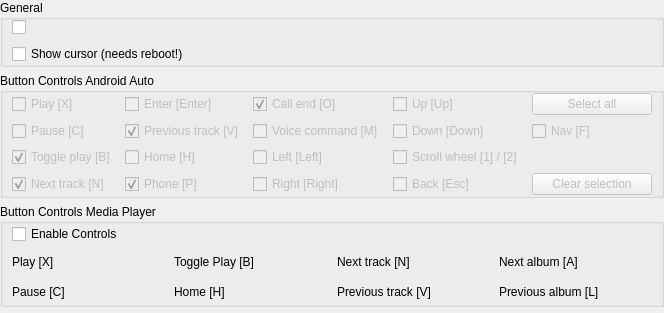
    <widget class="QWidget" name="tab4" native="true">
     <property name="sizePolicy">
      <sizepolicy hsizetype="Expanding" vsizetype="Expanding">
       <horstretch>0</horstretch>
       <verstretch>0</verstretch>
      </sizepolicy>
     </property>
     <layout class="QVBoxLayout" name="verticalLayout_32">
      <property name="leftMargin">
       <number>0</number>
      </property>
      <property name="topMargin">
       <number>0</number>
      </property>
      <property name="rightMargin">
       <number>0</number>
      </property>
      <property name="bottomMargin">
       <number>2</number>
      </property>
      <item>
       <widget class="QGroupBox" name="general">
        <property name="title">
         <string>General</string>
        </property>
        <layout class="QVBoxLayout" name="inputs">
         <property name="spacing">
          <number>9</number>
         </property>
         <property name="leftMargin">
          <number>9</number>
         </property>
         <property name="topMargin">
          <number>0</number>
         </property>
         <property name="rightMargin">
          <number>9</number>
         </property>
         <property name="bottomMargin">
          <number>0</number>
         </property>
         <item>
          <widget class="QCheckBox" name="checkBoxEnableTouchscreen">
          </widget>
         </item>
         <item>
          <widget class="QCheckBox" name="checkBoxShowCursor">
           <property name="text">
            <string>Show cursor (needs reboot!)</string>
           </property>
          </widget>
         </item>
        </layout>
       </widget>
      </item>
      <item>
       <widget class="QGroupBox" name="buttons">
        <property name="title">
         <string>Button Controls Android Auto</string>
        </property>
        <layout class="QGridLayout" name="gridLayout_6">
         <property name="topMargin">
          <number>0</number>
         </property>
         <property name="bottomMargin">
          <number>0</number>
         </property>
         <property name="horizontalSpacing">
          <number>9</number>
         </property>
         <item row="0" column="3">
          <widget class="QCheckBox" name="checkBoxUpButton">
           <property name="text">
            <string>Up [Up]</string>
           </property>
           <property name="enabled">
            <bool>false</bool>
           </property>
           <property name="checked">
            <bool>false</bool>
           </property> 
          </widget>
         </item>
         <item row="2" column="2">
          <widget class="QCheckBox" name="checkBoxLeftButton">
           <property name="text">
            <string>Left [Left]</string>
           </property>
           <property name="enabled">
            <bool>false</bool>
           </property>
           <property name="checked">
            <bool>false</bool>
           </property> 
          </widget>
         </item>
         <item row="1" column="1">
          <widget class="QCheckBox" name="checkBoxPreviousTrackButton">
           <property name="text">
            <string>Previous track [V]</string>
           </property>
           <property name="enabled">
            <bool>false</bool>
           </property>
           <property name="checked">
            <bool>true</bool>
           </property> 
          </widget>
         </item>
         <item row="0" column="0">
          <widget class="QCheckBox" name="checkBoxPlayButton">
           <property name="text">
            <string>Play [X]</string>
           </property>
           <property name="enabled">
            <bool>false</bool>
           </property>
           <property name="checked">
            <bool>false</bool>
           </property> 
          </widget>
         </item>
         <item row="0" column="2">
          <widget class="QCheckBox" name="checkBoxCallEndButton">
           <property name="text">
            <string>Call end [O]</string>
           </property>
           <property name="enabled">
            <bool>false</bool>
           </property>
           <property name="checked">
            <bool>true</bool>
           </property> 
          </widget>
         </item>
         <item row="2" column="0">
          <widget class="QCheckBox" name="checkBoxTogglePlayButton">
           <property name="text">
            <string>Toggle play [B]</string>
           </property>
           <property name="enabled">
            <bool>false</bool>
           </property>
           <property name="checked">
            <bool>true</bool>
           </property> 
          </widget>
         </item>
         <item row="1" column="2">
          <widget class="QCheckBox" name="checkBoxVoiceCommandButton">
           <property name="text">
            <string>Voice command [M]</string>
           </property>
           <property name="enabled">
            <bool>false</bool>
           </property>
           <property name="checked">
            <bool>false</bool>
           </property> 
          </widget>
         </item>
         <item row="3" column="3">
          <widget class="QCheckBox" name="checkBoxBackButton">
           <property name="text">
            <string>Back [Esc]</string>
           </property>
           <property name="enabled">
            <bool>false</bool>
           </property>
           <property name="checked">
            <bool>false</bool>
           </property> 
          </widget>
         </item>
         <item row="1" column="0">
          <widget class="QCheckBox" name="checkBoxPauseButton">
           <property name="text">
            <string>Pause [C]</string>
           </property>
           <property name="enabled">
            <bool>false</bool>
           </property>
           <property name="checked">
            <bool>false</bool>
           </property> 
          </widget>
         </item>
         <item row="2" column="1">
          <widget class="QCheckBox" name="checkBoxHomeButton">
           <property name="text">
            <string>Home [H]</string>
           </property>
           <property name="enabled">
            <bool>false</bool>
           </property>
           <property name="checked">
            <bool>false</bool>
           </property> 
          </widget>
         </item>
         <item row="0" column="1">
          <widget class="QCheckBox" name="checkBoxEnterButton">
           <property name="text">
            <string>Enter [Enter]</string>
           </property>
           <property name="enabled">
            <bool>false</bool>
           </property>
           <property name="checked">
            <bool>false</bool>
           </property> 
          </widget>
         </item>
         <item row="1" column="3">
          <widget class="QCheckBox" name="checkBoxDownButton">
           <property name="text">
            <string>Down [Down]</string>
           </property>
           <property name="enabled">
            <bool>false</bool>
           </property>
           <property name="checked">
            <bool>false</bool>
           </property> 
          </widget>
         </item>
         <item row="1" column="4">
          <widget class="QCheckBox" name="checkBoxNavButton">
           <property name="text">
            <string>Nav [F]</string>
           </property>
           <property name="enabled">
            <bool>false</bool>
           </property>
           <property name="checked">
            <bool>false</bool>
           </property> 
          </widget>
         </item>
         <item row="2" column="3">
          <widget class="QCheckBox" name="checkBoxScrollWheelButton">
           <property name="text">
            <string>Scroll wheel [1] / [2]</string>
           </property>
           <property name="enabled">
            <bool>false</bool>
           </property>
           <property name="checked">
            <bool>false</bool>
           </property> 
          </widget>
         </item>
         <item row="0" column="4">
          <widget class="QPushButton" name="pushButtonSelectAll">
           <property name="sizePolicy">
            <sizepolicy hsizetype="Fixed" vsizetype="Fixed">
             <horstretch>0</horstretch>
             <verstretch>0</verstretch>
            </sizepolicy>
           </property>
           <property name="minimumSize">
            <size>
             <width>120</width>
             <height>20</height>
            </size>
           </property>
           <property name="text">
            <string>Select all</string>
           </property>
           <property name="enabled">
            <bool>false</bool>
           </property>
           <property name="checked">
            <bool>false</bool>
           </property> 
          </widget>
         </item>
         <item row="3" column="2">
          <widget class="QCheckBox" name="checkBoxRightButton">
           <property name="text">
            <string>Right [Right]</string>
           </property>
           <property name="enabled">
            <bool>false</bool>
           </property>
           <property name="checked">
            <bool>false</bool>
           </property> 
          </widget>
         </item>
         <item row="3" column="1">
          <widget class="QCheckBox" name="checkBoxPhoneButton">
           <property name="text">
            <string>Phone [P]</string>
           </property>
           <property name="enabled">
            <bool>false</bool>
           </property>
           <property name="checked">
            <bool>true</bool>
           </property> 
          </widget>
         </item>
         <item row="3" column="0">
          <widget class="QCheckBox" name="checkBoxNextTrackButton">
           <property name="text">
            <string>Next track [N]</string>
           </property>
           <property name="enabled">
            <bool>false</bool>
           </property>
           <property name="checked">
            <bool>true</bool>
           </property> 
          </widget>
         </item>
         <item row="3" column="4">
          <widget class="QPushButton" name="pushButtonClearSelection">
           <property name="sizePolicy">
            <sizepolicy hsizetype="Fixed" vsizetype="Fixed">
             <horstretch>0</horstretch>
             <verstretch>0</verstretch>
            </sizepolicy>
           </property>
           <property name="minimumSize">
            <size>
             <width>120</width>
             <height>20</height>
            </size>
           </property>
           <property name="text">
            <string>Clear selection</string>
           </property>
           <property name="enabled">
            <bool>false</bool>
           </property>
           <property name="checked">
            <bool>false</bool>
           </property> 
          </widget>
         </item>
        </layout>
       </widget>
      </item>
      <item>
       <widget class="QGroupBox" name="groupBox_2">
        <property name="title">
         <string>Button Controls Media Player</string>
        </property>
        <layout class="QGridLayout" name="gridLayout_2">
         <property name="topMargin">
          <number>0</number>
         </property>
         <property name="bottomMargin">
          <number>0</number>
         </property>
         <property name="horizontalSpacing">
          <number>9</number>
         </property>
         <item row="1" column="1">
          <widget class="QLabel" name="label_24">
           <property name="sizePolicy">
            <sizepolicy hsizetype="Preferred" vsizetype="Minimum">
             <horstretch>0</horstretch>
             <verstretch>0</verstretch>
            </sizepolicy>
           </property>
           <property name="minimumSize">
            <size>
             <width>0</width>
             <height>24</height>
            </size>
           </property>
           <property name="text">
            <string>Toggle Play [B]</string>
           </property>
          </widget>
         </item>
         <item row="1" column="2">
          <widget class="QLabel" name="label_25">
           <property name="sizePolicy">
            <sizepolicy hsizetype="Preferred" vsizetype="Minimum">
             <horstretch>0</horstretch>
             <verstretch>0</verstretch>
            </sizepolicy>
           </property>
           <property name="minimumSize">
            <size>
             <width>0</width>
             <height>24</height>
            </size>
           </property>
           <property name="text">
            <string>Next track [N]</string>
           </property>
          </widget>
         </item>
         <item row="1" column="0">
          <widget class="QLabel" name="label_23">
           <property name="sizePolicy">
            <sizepolicy hsizetype="Preferred" vsizetype="Minimum">
             <horstretch>0</horstretch>
             <verstretch>0</verstretch>
            </sizepolicy>
           </property>
           <property name="minimumSize">
            <size>
             <width>0</width>
             <height>24</height>
            </size>
           </property>
           <property name="text">
            <string>Play [X]</string>
           </property>
          </widget>
         </item>
         <item row="0" column="0">
          <widget class="QCheckBox" name="checkBoxPlayerControl">
           <property name="text">
            <string>Enable Controls</string>
           </property>
          </widget>
         </item>
         <item row="1" column="3">
          <widget class="QLabel" name="label_26">
           <property name="sizePolicy">
            <sizepolicy hsizetype="Preferred" vsizetype="Minimum">
             <horstretch>0</horstretch>
             <verstretch>0</verstretch>
            </sizepolicy>
           </property>
           <property name="minimumSize">
            <size>
             <width>0</width>
             <height>24</height>
            </size>
           </property>
           <property name="text">
            <string>Next album [A]</string>
           </property>
          </widget>
         </item>
         <item row="2" column="0">
          <widget class="QLabel" name="label_22">
           <property name="sizePolicy">
            <sizepolicy hsizetype="Minimum" vsizetype="Preferred">
             <horstretch>0</horstretch>
             <verstretch>0</verstretch>
            </sizepolicy>
           </property>
           <property name="minimumSize">
            <size>
             <width>0</width>
             <height>24</height>
            </size>
           </property>
           <property name="text">
            <string>Pause [C]</string>
           </property>
          </widget>
         </item>
         <item row="2" column="1">
          <widget class="QLabel" name="label_27">
           <property name="sizePolicy">
            <sizepolicy hsizetype="Preferred" vsizetype="Minimum">
             <horstretch>0</horstretch>
             <verstretch>0</verstretch>
            </sizepolicy>
           </property>
           <property name="minimumSize">
            <size>
             <width>0</width>
             <height>24</height>
            </size>
           </property>
           <property name="text">
            <string>Home [H]</string>
           </property>
          </widget>
         </item>
         <item row="2" column="2">
          <widget class="QLabel" name="label_28">
           <property name="sizePolicy">
            <sizepolicy hsizetype="Preferred" vsizetype="Minimum">
             <horstretch>0</horstretch>
             <verstretch>0</verstretch>
            </sizepolicy>
           </property>
           <property name="minimumSize">
            <size>
             <width>0</width>
             <height>24</height>
            </size>
           </property>
           <property name="text">
            <string>Previous track [V]</string>
           </property>
          </widget>
         </item>
         <item row="2" column="3">
          <widget class="QLabel" name="label_29">
           <property name="sizePolicy">
            <sizepolicy hsizetype="Preferred" vsizetype="Minimum">
             <horstretch>0</horstretch>
             <verstretch>0</verstretch>
            </sizepolicy>
           </property>
           <property name="minimumSize">
            <size>
             <width>0</width>
             <height>24</height>
            </size>
           </property>
           <property name="text">
            <string>Previous album [L]</string>
           </property>
          </widget>
         </item>
        </layout>
       </widget>
      </item>
      <item>
       <spacer name="verticalSpacer_7">
        <property name="orientation">
         <enum>Qt::Vertical</enum>
        </property>
        <property name="sizeHint" stdset="0">
         <size>
          <width>20</width>
          <height>4</height>
         </size>
        </property>
       </spacer>
      </item>
     </layout>
    </widget>
